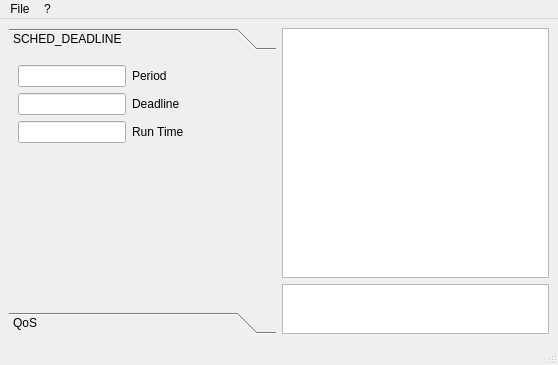
<?xml version="1.0" encoding="UTF-8"?>
<ui version="4.0">
 <class>MainWindow</class>
 <widget class="QMainWindow" name="MainWindow">
  <property name="geometry">
   <rect>
    <x>0</x>
    <y>0</y>
    <width>558</width>
    <height>365</height>
   </rect>
  </property>
  <property name="windowTitle">
   <string>MainWindow</string>
  </property>
  <widget class="QWidget" name="centralwidget">
   <layout class="QGridLayout" name="gridLayout">
    <item row="0" column="0">
     <layout class="QHBoxLayout" name="horizontalLayout">
      <item>
       <widget class="QToolBox" name="Algorithm">
        <property name="currentIndex">
         <number>0</number>
        </property>
        <widget class="QWidget" name="page">
         <property name="geometry">
          <rect>
           <x>0</x>
           <y>0</y>
           <width>266</width>
           <height>250</height>
          </rect>
         </property>
         <attribute name="label">
          <string>SCHED_DEADLINE</string>
         </attribute>
         <layout class="QGridLayout" name="gridLayout_2">
          <item row="4" column="0">
           <spacer name="verticalSpacer">
            <property name="orientation">
             <enum>Qt::Vertical</enum>
            </property>
            <property name="sizeHint" stdset="0">
             <size>
              <width>20</width>
              <height>40</height>
             </size>
            </property>
           </spacer>
          </item>
          <item row="0" column="0">
           <layout class="QHBoxLayout" name="horizontalLayout_2">
            <item>
             <widget class="QLineEdit" name="lineEditPeriod">
              <property name="enabled">
               <bool>true</bool>
              </property>
              <property name="sizePolicy">
               <sizepolicy hsizetype="Expanding" vsizetype="Fixed">
                <horstretch>0</horstretch>
                <verstretch>0</verstretch>
               </sizepolicy>
              </property>
              <property name="inputMethodHints">
               <set>Qt::ImhNone</set>
              </property>
             </widget>
            </item>
            <item>
             <widget class="QLabel" name="label">
              <property name="text">
               <string>Period</string>
              </property>
             </widget>
            </item>
            <item>
             <spacer name="horizontalSpacer">
              <property name="orientation">
               <enum>Qt::Horizontal</enum>
              </property>
              <property name="sizeHint" stdset="0">
               <size>
                <width>40</width>
                <height>20</height>
               </size>
              </property>
             </spacer>
            </item>
           </layout>
          </item>
          <item row="2" column="0">
           <layout class="QHBoxLayout" name="horizontalLayout_3">
            <item>
             <widget class="QLineEdit" name="lineEditRunTime">
              <property name="inputMethodHints">
               <set>Qt::ImhNone</set>
              </property>
             </widget>
            </item>
            <item>
             <widget class="QLabel" name="label_2">
              <property name="text">
               <string>Run Time</string>
              </property>
             </widget>
            </item>
            <item>
             <spacer name="horizontalSpacer_2">
              <property name="orientation">
               <enum>Qt::Horizontal</enum>
              </property>
              <property name="sizeHint" stdset="0">
               <size>
                <width>40</width>
                <height>20</height>
               </size>
              </property>
             </spacer>
            </item>
           </layout>
          </item>
          <item row="1" column="0">
           <layout class="QHBoxLayout" name="horizontalLayout_4">
            <item>
             <widget class="QLineEdit" name="lineEditDeadline">
              <property name="inputMethodHints">
               <set>Qt::ImhNone</set>
              </property>
             </widget>
            </item>
            <item>
             <widget class="QLabel" name="label_3">
              <property name="text">
               <string>Deadline</string>
              </property>
             </widget>
            </item>
            <item>
             <spacer name="horizontalSpacer_3">
              <property name="orientation">
               <enum>Qt::Horizontal</enum>
              </property>
              <property name="sizeHint" stdset="0">
               <size>
                <width>40</width>
                <height>20</height>
               </size>
              </property>
             </spacer>
            </item>
           </layout>
          </item>
         </layout>
        </widget>
        <widget class="QWidget" name="page_2">
         <property name="geometry">
          <rect>
           <x>0</x>
           <y>0</y>
           <width>275</width>
           <height>250</height>
          </rect>
         </property>
         <attribute name="label">
          <string>QoS</string>
         </attribute>
         <layout class="QGridLayout" name="gridLayout_3">
          <item row="1" column="0">
           <spacer name="verticalSpacer_2">
            <property name="orientation">
             <enum>Qt::Vertical</enum>
            </property>
            <property name="sizeHint" stdset="0">
             <size>
              <width>20</width>
              <height>40</height>
             </size>
            </property>
           </spacer>
          </item>
          <item row="0" column="0">
           <layout class="QHBoxLayout" name="horizontalLayout_7">
            <item>
             <widget class="QLineEdit" name="lineEditResponseTime">
              <property name="enabled">
               <bool>true</bool>
              </property>
              <property name="sizePolicy">
               <sizepolicy hsizetype="Expanding" vsizetype="Fixed">
                <horstretch>0</horstretch>
                <verstretch>0</verstretch>
               </sizepolicy>
              </property>
              <property name="inputMethodHints">
               <set>Qt::ImhNone</set>
              </property>
             </widget>
            </item>
            <item>
             <widget class="QLabel" name="label_6">
              <property name="text">
               <string>Response Time</string>
              </property>
             </widget>
            </item>
            <item>
             <spacer name="horizontalSpacer_6">
              <property name="orientation">
               <enum>Qt::Horizontal</enum>
              </property>
              <property name="sizeHint" stdset="0">
               <size>
                <width>40</width>
                <height>20</height>
               </size>
              </property>
             </spacer>
            </item>
           </layout>
          </item>
         </layout>
        </widget>
       </widget>
      </item>
      <item>
       <layout class="QVBoxLayout" name="verticalLayout_2">
        <item>
         <widget class="QPlainTextEdit" name="plainXMLEditor"/>
        </item>
        <item>
         <widget class="QTextBrowser" name="validationStatus">
          <property name="sizePolicy">
           <sizepolicy hsizetype="Expanding" vsizetype="Fixed">
            <horstretch>0</horstretch>
            <verstretch>0</verstretch>
           </sizepolicy>
          </property>
          <property name="minimumSize">
           <size>
            <width>0</width>
            <height>50</height>
           </size>
          </property>
          <property name="maximumSize">
           <size>
            <width>16777215</width>
            <height>50</height>
           </size>
          </property>
         </widget>
        </item>
       </layout>
      </item>
     </layout>
    </item>
   </layout>
  </widget>
  <widget class="QMenuBar" name="menubar">
   <property name="geometry">
    <rect>
     <x>0</x>
     <y>0</y>
     <width>558</width>
     <height>21</height>
    </rect>
   </property>
   <widget class="QMenu" name="menuFile">
    <property name="title">
     <string>File</string>
    </property>
    <addaction name="actionNew"/>
    <addaction name="separator"/>
    <addaction name="actionOpen"/>
    <addaction name="actionSave"/>
    <addaction name="actionSave_As"/>
    <addaction name="separator"/>
    <addaction name="actionQuit"/>
   </widget>
   <widget class="QMenu" name="menu">
    <property name="title">
     <string>?</string>
    </property>
    <addaction name="actionAbout"/>
   </widget>
   <addaction name="menuFile"/>
   <addaction name="menu"/>
  </widget>
  <widget class="QStatusBar" name="statusbar"/>
  <action name="actionQuit">
   <property name="text">
    <string>Quit</string>
   </property>
  </action>
  <action name="actionAbout">
   <property name="text">
    <string>About</string>
   </property>
  </action>
  <action name="actionOpen">
   <property name="text">
    <string>Open</string>
   </property>
  </action>
  <action name="actionSave">
   <property name="text">
    <string>Save</string>
   </property>
  </action>
  <action name="actionSave_As">
   <property name="text">
    <string>Save As</string>
   </property>
  </action>
  <action name="actionNew">
   <property name="text">
    <string>New</string>
   </property>
  </action>
 </widget>
 <tabstops>
  <tabstop>lineEditPeriod</tabstop>
  <tabstop>lineEditDeadline</tabstop>
  <tabstop>lineEditRunTime</tabstop>
  <tabstop>plainXMLEditor</tabstop>
  <tabstop>validationStatus</tabstop>
  <tabstop>lineEditResponseTime</tabstop>
 </tabstops>
 <resources/>
 <connections>
  <connection>
   <sender>lineEditPeriod</sender>
   <signal>editingFinished()</signal>
   <receiver>MainWindow</receiver>
   <slot>changedParameter()</slot>
   <hints>
    <hint type="sourcelabel">
     <x>58</x>
     <y>79</y>
    </hint>
    <hint type="destinationlabel">
     <x>4</x>
     <y>117</y>
    </hint>
   </hints>
  </connection>
  <connection>
   <sender>lineEditRunTime</sender>
   <signal>editingFinished()</signal>
   <receiver>MainWindow</receiver>
   <slot>changedParameter()</slot>
   <hints>
    <hint type="sourcelabel">
     <x>86</x>
     <y>143</y>
    </hint>
    <hint type="destinationlabel">
     <x>6</x>
     <y>161</y>
    </hint>
   </hints>
  </connection>
  <connection>
   <sender>lineEditDeadline</sender>
   <signal>editingFinished()</signal>
   <receiver>MainWindow</receiver>
   <slot>changedParameter()</slot>
   <hints>
    <hint type="sourcelabel">
     <x>123</x>
     <y>115</y>
    </hint>
    <hint type="destinationlabel">
     <x>125</x>
     <y>364</y>
    </hint>
   </hints>
  </connection>
  <connection>
   <sender>plainXMLEditor</sender>
   <signal>textChanged()</signal>
   <receiver>MainWindow</receiver>
   <slot>changedXML()</slot>
   <hints>
    <hint type="sourcelabel">
     <x>546</x>
     <y>277</y>
    </hint>
    <hint type="destinationlabel">
     <x>477</x>
     <y>364</y>
    </hint>
   </hints>
  </connection>
  <connection>
   <sender>lineEditResponseTime</sender>
   <signal>editingFinished()</signal>
   <receiver>MainWindow</receiver>
   <slot>changedParameter()</slot>
   <hints>
    <hint type="sourcelabel">
     <x>62</x>
     <y>114</y>
    </hint>
    <hint type="destinationlabel">
     <x>6</x>
     <y>339</y>
    </hint>
   </hints>
  </connection>
  <connection>
   <sender>Algorithm</sender>
   <signal>currentChanged(int)</signal>
   <receiver>MainWindow</receiver>
   <slot>changedParameter()</slot>
   <hints>
    <hint type="sourcelabel">
     <x>31</x>
     <y>41</y>
    </hint>
    <hint type="destinationlabel">
     <x>6</x>
     <y>68</y>
    </hint>
   </hints>
  </connection>
 </connections>
 <slots>
  <slot>changedParameter()</slot>
  <slot>changedXML()</slot>
 </slots>
</ui>
